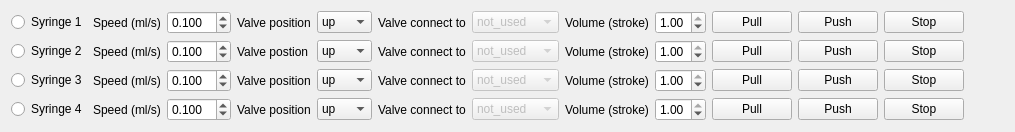
             <widget class="QWidget" name="tab_6">
              <attribute name="title">
               <string>Single_operation_mode</string>
              </attribute>
              <layout class="QHBoxLayout" name="horizontalLayout_10">
               <item>
                <layout class="QGridLayout" name="gridLayout_2">
                 <item row="3" column="6">
                  <widget class="QComboBox" name="comboBox_valve_connection_4">
                   <property name="enabled">
                    <bool>false</bool>
                   </property>
                   <property name="editable">
                    <bool>false</bool>
                   </property>
                   <item>
                    <property name="text">
                     <string>not_used</string>
                    </property>
                   </item>
                   <item>
                    <property name="text">
                     <string>resevoir</string>
                    </property>
                   </item>
                   <item>
                    <property name="text">
                     <string>waste</string>
                    </property>
                   </item>
                   <item>
                    <property name="text">
                     <string>cell_inlet</string>
                    </property>
                   </item>
                   <item>
                    <property name="text">
                     <string>cell_outlet</string>
                    </property>
                   </item>
                  </widget>
                 </item>
                 <item row="2" column="11">
                  <widget class="QPushButton" name="pushButton_stop_3">
                   <property name="text">
                    <string>Stop</string>
                   </property>
                  </widget>
                 </item>
                 <item row="2" column="5">
                  <widget class="QLabel" name="label_24">
                   <property name="sizePolicy">
                    <sizepolicy hsizetype="Fixed" vsizetype="Preferred">
                     <horstretch>0</horstretch>
                     <verstretch>0</verstretch>
                    </sizepolicy>
                   </property>
                   <property name="text">
                    <string>Valve connect to</string>
                   </property>
                  </widget>
                 </item>
                 <item row="2" column="6">
                  <widget class="QComboBox" name="comboBox_valve_connection_3">
                   <property name="enabled">
                    <bool>false</bool>
                   </property>
                   <item>
                    <property name="text">
                     <string>not_used</string>
                    </property>
                   </item>
                   <item>
                    <property name="text">
                     <string>resevoir</string>
                    </property>
                   </item>
                   <item>
                    <property name="text">
                     <string>waste</string>
                    </property>
                   </item>
                   <item>
                    <property name="text">
                     <string>cell_inlet</string>
                    </property>
                   </item>
                   <item>
                    <property name="text">
                     <string>cell_outlet</string>
                    </property>
                   </item>
                  </widget>
                 </item>
                 <item row="0" column="10">
                  <widget class="QPushButton" name="pushButton_dispense_syringe_1">
                   <property name="text">
                    <string>Push</string>
                   </property>
                  </widget>
                 </item>
                 <item row="0" column="2">
                  <widget class="QDoubleSpinBox" name="doubleSpinBox_speed_normal_mode_1">
                   <property name="decimals">
                    <number>3</number>
                   </property>
                   <property name="value">
                    <double>0.100000000000000</double>
                   </property>
                  </widget>
                 </item>
                 <item row="0" column="11">
                  <widget class="QPushButton" name="pushButton_stop_1">
                   <property name="text">
                    <string>Stop</string>
                   </property>
                  </widget>
                 </item>
                 <item row="0" column="8">
                  <widget class="QDoubleSpinBox" name="doubleSpinBox_stroke_factor_1">
                   <property name="maximum">
                    <double>1.000000000000000</double>
                   </property>
                   <property name="singleStep">
                    <double>0.100000000000000</double>
                   </property>
                   <property name="value">
                    <double>1.000000000000000</double>
                   </property>
                  </widget>
                 </item>
                 <item row="3" column="10">
                  <widget class="QPushButton" name="pushButton_dispense_syringe_4">
                   <property name="text">
                    <string>Push</string>
                   </property>
                  </widget>
                 </item>
                 <item row="2" column="9">
                  <widget class="QPushButton" name="pushButton_fill_syringe_3">
                   <property name="text">
                    <string>Pull</string>
                   </property>
                  </widget>
                 </item>
                 <item row="0" column="7">
                  <widget class="QLabel" name="label_22">
                   <property name="text">
                    <string>Volume (stroke)</string>
                   </property>
                  </widget>
                 </item>
                 <item row="1" column="7">
                  <widget class="QLabel" name="label_35">
                   <property name="text">
                    <string>Volume (stroke)</string>
                   </property>
                  </widget>
                 </item>
                 <item row="3" column="11">
                  <widget class="QPushButton" name="pushButton_stop_4">
                   <property name="text">
                    <string>Stop</string>
                   </property>
                  </widget>
                 </item>
                 <item row="1" column="0">
                  <widget class="QRadioButton" name="radioButton_syringe_2">
                   <property name="text">
                    <string>Syringe 2</string>
                   </property>
                  </widget>
                 </item>
                 <item row="2" column="4">
                  <widget class="QComboBox" name="comboBox_valve_port_3">
                   <item>
                    <property name="text">
                     <string>up</string>
                    </property>
                   </item>
                   <item>
                    <property name="text">
                     <string>left</string>
                    </property>
                   </item>
                   <item>
                    <property name="text">
                     <string>right</string>
                    </property>
                   </item>
                  </widget>
                 </item>
                 <item row="2" column="1">
                  <widget class="QLabel" name="label_36">
                   <property name="sizePolicy">
                    <sizepolicy hsizetype="Fixed" vsizetype="Preferred">
                     <horstretch>0</horstretch>
                     <verstretch>0</verstretch>
                    </sizepolicy>
                   </property>
                   <property name="text">
                    <string>Speed (ml/s)</string>
                   </property>
                  </widget>
                 </item>
                 <item row="3" column="8">
                  <widget class="QDoubleSpinBox" name="doubleSpinBox_stroke_factor_4">
                   <property name="maximum">
                    <double>1.000000000000000</double>
                   </property>
                   <property name="singleStep">
                    <double>0.100000000000000</double>
                   </property>
                   <property name="value">
                    <double>1.000000000000000</double>
                   </property>
                  </widget>
                 </item>
                 <item row="3" column="1">
                  <widget class="QLabel" name="label_37">
                   <property name="sizePolicy">
                    <sizepolicy hsizetype="Fixed" vsizetype="Preferred">
                     <horstretch>0</horstretch>
                     <verstretch>0</verstretch>
                    </sizepolicy>
                   </property>
                   <property name="text">
                    <string>Speed (ml/s)</string>
                   </property>
                  </widget>
                 </item>
                 <item row="2" column="3">
                  <widget class="QLabel" name="label_38">
                   <property name="sizePolicy">
                    <sizepolicy hsizetype="Fixed" vsizetype="Preferred">
                     <horstretch>0</horstretch>
                     <verstretch>0</verstretch>
                    </sizepolicy>
                   </property>
                   <property name="text">
                    <string>Valve position</string>
                   </property>
                  </widget>
                 </item>
                 <item row="3" column="9">
                  <widget class="QPushButton" name="pushButton_fill_syringe_4">
                   <property name="text">
                    <string>Pull</string>
                   </property>
                  </widget>
                 </item>
                 <item row="0" column="5">
                  <widget class="QLabel" name="label_20">
                   <property name="sizePolicy">
                    <sizepolicy hsizetype="Fixed" vsizetype="Preferred">
                     <horstretch>0</horstretch>
                     <verstretch>0</verstretch>
                    </sizepolicy>
                   </property>
                   <property name="text">
                    <string>Valve connect to</string>
                   </property>
                  </widget>
                 </item>
                 <item row="3" column="7">
                  <widget class="QLabel" name="label_41">
                   <property name="text">
                    <string>Volume (stroke)</string>
                   </property>
                  </widget>
                 </item>
                 <item row="2" column="2">
                  <widget class="QDoubleSpinBox" name="doubleSpinBox_speed_normal_mode_3">
                   <property name="decimals">
                    <number>3</number>
                   </property>
                   <property name="value">
                    <double>0.100000000000000</double>
                   </property>
                  </widget>
                 </item>
                 <item row="2" column="7">
                  <widget class="QLabel" name="label_40">
                   <property name="text">
                    <string>Volume (stroke)</string>
                   </property>
                  </widget>
                 </item>
                 <item row="1" column="1">
                  <widget class="QLabel" name="label_27">
                   <property name="sizePolicy">
                    <sizepolicy hsizetype="Fixed" vsizetype="Preferred">
                     <horstretch>0</horstretch>
                     <verstretch>0</verstretch>
                    </sizepolicy>
                   </property>
                   <property name="text">
                    <string>Speed (ml/s)</string>
                   </property>
                  </widget>
                 </item>
                 <item row="1" column="9">
                  <widget class="QPushButton" name="pushButton_fill_syringe_2">
                   <property name="text">
                    <string>Pull</string>
                   </property>
                  </widget>
                 </item>
                 <item row="3" column="2">
                  <widget class="QDoubleSpinBox" name="doubleSpinBox_speed_normal_mode_4">
                   <property name="decimals">
                    <number>3</number>
                   </property>
                   <property name="value">
                    <double>0.100000000000000</double>
                   </property>
                  </widget>
                 </item>
                 <item row="1" column="2">
                  <widget class="QDoubleSpinBox" name="doubleSpinBox_speed_normal_mode_2">
                   <property name="decimals">
                    <number>3</number>
                   </property>
                   <property name="value">
                    <double>0.100000000000000</double>
                   </property>
                  </widget>
                 </item>
                 <item row="1" column="6">
                  <widget class="QComboBox" name="comboBox_valve_connection_2">
                   <property name="enabled">
                    <bool>false</bool>
                   </property>
                   <item>
                    <property name="text">
                     <string>not_used</string>
                    </property>
                   </item>
                   <item>
                    <property name="text">
                     <string>resevoir</string>
                    </property>
                   </item>
                   <item>
                    <property name="text">
                     <string>waste</string>
                    </property>
                   </item>
                   <item>
                    <property name="text">
                     <string>cell_inlet</string>
                    </property>
                   </item>
                   <item>
                    <property name="text">
                     <string>cell_outlet</string>
                    </property>
                   </item>
                  </widget>
                 </item>
                 <item row="1" column="11">
                  <widget class="QPushButton" name="pushButton_stop_2">
                   <property name="text">
                    <string>Stop</string>
                   </property>
                  </widget>
                 </item>
                 <item row="1" column="5">
                  <widget class="QLabel" name="label_23">
                   <property name="sizePolicy">
                    <sizepolicy hsizetype="Fixed" vsizetype="Preferred">
                     <horstretch>0</horstretch>
                     <verstretch>0</verstretch>
                    </sizepolicy>
                   </property>
                   <property name="text">
                    <string>Valve connect to</string>
                   </property>
                  </widget>
                 </item>
                 <item row="3" column="5">
                  <widget class="QLabel" name="label_34">
                   <property name="sizePolicy">
                    <sizepolicy hsizetype="Fixed" vsizetype="Preferred">
                     <horstretch>0</horstretch>
                     <verstretch>0</verstretch>
                    </sizepolicy>
                   </property>
                   <property name="text">
                    <string>Valve connect to</string>
                   </property>
                  </widget>
                 </item>
                 <item row="0" column="6">
                  <widget class="QComboBox" name="comboBox_valve_connection_1">
                   <property name="enabled">
                    <bool>false</bool>
                   </property>
                   <item>
                    <property name="text">
                     <string>not_used</string>
                    </property>
                   </item>
                   <item>
                    <property name="text">
                     <string>resevoir</string>
                    </property>
                   </item>
                   <item>
                    <property name="text">
                     <string>waste</string>
                    </property>
                   </item>
                   <item>
                    <property name="text">
                     <string>cell_inlet</string>
                    </property>
                   </item>
                   <item>
                    <property name="text">
                     <string>cell_outlet</string>
                    </property>
                   </item>
                  </widget>
                 </item>
                 <item row="1" column="3">
                  <widget class="QLabel" name="label_32">
                   <property name="sizePolicy">
                    <sizepolicy hsizetype="Fixed" vsizetype="Preferred">
                     <horstretch>0</horstretch>
                     <verstretch>0</verstretch>
                    </sizepolicy>
                   </property>
                   <property name="text">
                    <string>Valve postion</string>
                   </property>
                  </widget>
                 </item>
                 <item row="0" column="3">
                  <widget class="QLabel" name="label_18">
                   <property name="sizePolicy">
                    <sizepolicy hsizetype="Fixed" vsizetype="Preferred">
                     <horstretch>0</horstretch>
                     <verstretch>0</verstretch>
                    </sizepolicy>
                   </property>
                   <property name="text">
                    <string>Valve position</string>
                   </property>
                  </widget>
                 </item>
                 <item row="1" column="10">
                  <widget class="QPushButton" name="pushButton_dispense_syringe_2">
                   <property name="text">
                    <string>Push</string>
                   </property>
                  </widget>
                 </item>
                 <item row="0" column="4">
                  <widget class="QComboBox" name="comboBox_valve_port_1">
                   <item>
                    <property name="text">
                     <string>up</string>
                    </property>
                   </item>
                   <item>
                    <property name="text">
                     <string>left</string>
                    </property>
                   </item>
                   <item>
                    <property name="text">
                     <string>right</string>
                    </property>
                   </item>
                  </widget>
                 </item>
                 <item row="0" column="1">
                  <widget class="QLabel" name="label_19">
                   <property name="sizePolicy">
                    <sizepolicy hsizetype="Fixed" vsizetype="Preferred">
                     <horstretch>0</horstretch>
                     <verstretch>0</verstretch>
                    </sizepolicy>
                   </property>
                   <property name="text">
                    <string>Speed (ml/s)</string>
                   </property>
                  </widget>
                 </item>
                 <item row="3" column="3">
                  <widget class="QLabel" name="label_39">
                   <property name="sizePolicy">
                    <sizepolicy hsizetype="Fixed" vsizetype="Preferred">
                     <horstretch>0</horstretch>
                     <verstretch>0</verstretch>
                    </sizepolicy>
                   </property>
                   <property name="text">
                    <string>Valve position</string>
                   </property>
                  </widget>
                 </item>
                 <item row="3" column="4">
                  <widget class="QComboBox" name="comboBox_valve_port_4">
                   <item>
                    <property name="text">
                     <string>up</string>
                    </property>
                   </item>
                   <item>
                    <property name="text">
                     <string>left</string>
                    </property>
                   </item>
                   <item>
                    <property name="text">
                     <string>right</string>
                    </property>
                   </item>
                  </widget>
                 </item>
                 <item row="2" column="0">
                  <widget class="QRadioButton" name="radioButton_syringe_3">
                   <property name="text">
                    <string>Syringe 3</string>
                   </property>
                  </widget>
                 </item>
                 <item row="0" column="9">
                  <widget class="QPushButton" name="pushButton_fill_syringe_1">
                   <property name="text">
                    <string>Pull</string>
                   </property>
                  </widget>
                 </item>
                 <item row="1" column="8">
                  <widget class="QDoubleSpinBox" name="doubleSpinBox_stroke_factor_2">
                   <property name="maximum">
                    <double>1.000000000000000</double>
                   </property>
                   <property name="singleStep">
                    <double>0.100000000000000</double>
                   </property>
                   <property name="value">
                    <double>1.000000000000000</double>
                   </property>
                  </widget>
                 </item>
                 <item row="2" column="8">
                  <widget class="QDoubleSpinBox" name="doubleSpinBox_stroke_factor_3">
                   <property name="maximum">
                    <double>1.000000000000000</double>
                   </property>
                   <property name="singleStep">
                    <double>0.100000000000000</double>
                   </property>
                   <property name="value">
                    <double>1.000000000000000</double>
                   </property>
                  </widget>
                 </item>
                 <item row="3" column="0">
                  <widget class="QRadioButton" name="radioButton_syringe_4">
                   <property name="text">
                    <string>Syringe 4</string>
                   </property>
                  </widget>
                 </item>
                 <item row="2" column="10">
                  <widget class="QPushButton" name="pushButton_dispense_syringe_3">
                   <property name="text">
                    <string>Push</string>
                   </property>
                  </widget>
                 </item>
                 <item row="1" column="4">
                  <widget class="QComboBox" name="comboBox_valve_port_2">
                   <item>
                    <property name="text">
                     <string>up</string>
                    </property>
                   </item>
                   <item>
                    <property name="text">
                     <string>left</string>
                    </property>
                   </item>
                   <item>
                    <property name="text">
                     <string>right</string>
                    </property>
                   </item>
                  </widget>
                 </item>
                 <item row="0" column="0">
                  <widget class="QRadioButton" name="radioButton_syringe_1">
                   <property name="sizePolicy">
                    <sizepolicy hsizetype="Fixed" vsizetype="Fixed">
                     <horstretch>0</horstretch>
                     <verstretch>0</verstretch>
                    </sizepolicy>
                   </property>
                   <property name="text">
                    <string>Syringe 1</string>
                   </property>
                  </widget>
                 </item>
                </layout>
               </item>
               <item>
                <spacer name="horizontalSpacer">
                 <property name="orientation">
                  <enum>Qt::Horizontal</enum>
                 </property>
                 <property name="sizeHint" stdset="0">
                  <size>
                   <width>40</width>
                   <height>20</height>
                  </size>
                 </property>
                </spacer>
               </item>
              </layout>
             </widget>
